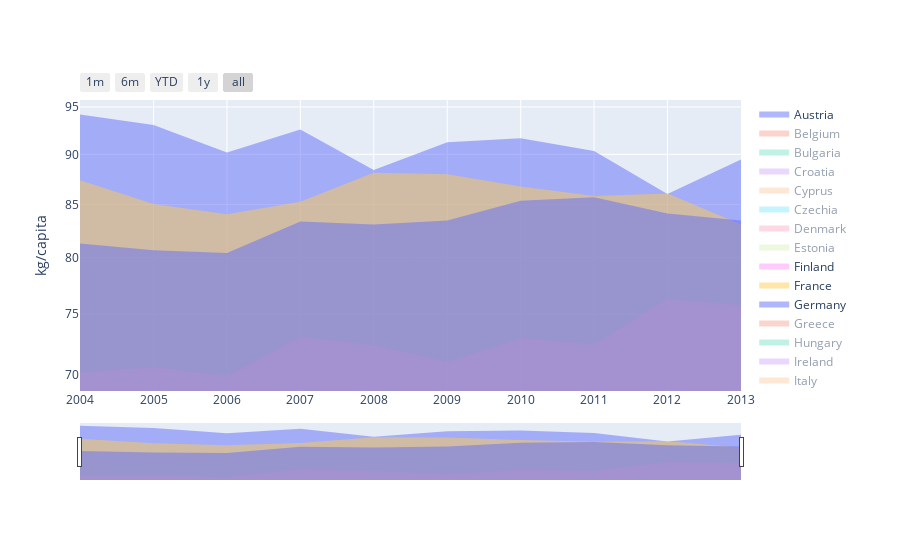

The code cell stored with this chart in its notebook:
### Code cell
fig = go.Figure()

country_to_disp = ['Austria', 'Finland','Germany', 'France']

for country in meat_consumption.Country.unique():
    if(country in country_to_disp):
        fig.add_trace(go.Scatter(
            x=meat_consumption[meat_consumption.Country == country]['Year'],
            y=meat_consumption[meat_consumption.Country == country]['value'],
            #visible = "legendonly",
            #fill='tonexty',
            fill='tozeroy',
            mode='none',
            #color='Area',
            name=country,
            #histfunc='avg',
            #nbinsx = 100,
            #marker=dict(
            #    color=random.randint(10,99999)#'#FF44'+str(random.randint(10,99)),
            #),
            #color_discrete_sequence=['indianred']
          ))
        
    else:
        fig.add_trace(go.Scatter(
            x=meat_consumption[meat_consumption.Country == country]['Year'],
            y=meat_consumption[meat_consumption.Country == country]['value'],
            visible = "legendonly",
            #fill='tonexty',
            fill='tozeroy',
            mode='none',
            #color='Area',
            name=country,
            #histfunc='avg',
            #nbinsx = 100,
            #marker=dict(
            #    color=random.randint(10,99999)#'#FF44'+str(random.randint(10,99)),
            #),
            #color_discrete_sequence=['indianred']
          ))
    
    


# Overlay both histograms
#fig.update_layout(barmode='overlay')
# Reduce opacity to see both histograms
fig.update_traces(opacity=0.1)
fig.update_layout(yaxis_type="log")

# Add range slider
fig.update_layout(
    xaxis=go.layout.XAxis(
        rangeselector=dict(
            buttons=list([
                dict(count=1,
                     label="1m",
                     step="month",
                     stepmode="backward"),
                dict(count=6,
                     label="6m",
                     step="month",
                     stepmode="backward"),
                dict(count=1,
                     label="YTD",
                     step="year",
                     stepmode="todate"),
                dict(count=1,
                     label="1y",
                     step="year",
                     stepmode="backward"),
                dict(step="all")
            ])
        ),
        rangeslider=dict(
            visible=True
        ),
        type="date"
    ), 
    yaxis_title="kg/capita",
)

#change_config(fig).show()
fig.show()

#pio.write_html(change_config(fig), file='graphe2.html', auto_open=True)

### Figure 1 — Plotly figure (JSON) as saved in the notebook; plotly's stock layout.template omitted (floating-point values rounded to 4 significant figures)
{"data": [{"fill": "tozeroy", "mode": "none", "name": "Austria", "opacity": 0.1, "type": "scatter", "x": [2004, 2005, 2006, 2007, 2008, 2009, 2010, 2011, 2012, 2013], "y": [94.18, 93.07, 90.19, 92.58, 88.41, 91.26, 91.66, 90.34, 86.02, 89.47]}, {"fill": "tozeroy", "mode": "none", "name": "Belgium", "opacity": 0.1, "type": "scatter", "visible": "legendonly", "x": [2004, 2005, 2006, 2007, 2008, 2009, 2010, 2011, 2012, 2013], "y": [76.86, 79.98, 76.94, 80.85, 66.66, 64.17, 67.55, 65.4, 70.13, 67.8]}, {"fill": "tozeroy", "mode": "none", "name": "Bulgaria", "opacity": 0.1, "type": "scatter", "visible": "legendonly", "x": [2004, 2005, 2006, 2007, 2008, 2009, 2010, 2011, 2012, 2013], "y": [49.84, 49.87, 46.97, 45.92, 49.32, 53.88, 51.92, 55.57, 55.49, 52.41]}, {"fill": "tozeroy", "mode": "none", "name": "Croatia", "opacity": 0.1, "type": "scatter", "visible": "legendonly", "x": [2004, 2005, 2006, 2007, 2008, 2009, 2010, 2011, 2012, 2013], "y": [48.41, 49.02, 57.14, 61.9, 61.87, 66.45, 60.23, 59.82, 67.93, 65.43]}, {"fill": "tozeroy", "mode": "none", "name": "Cyprus", "opacity": 0.1, "type": "scatter", "visible": "legendonly", "x": [2004, 2005, 2006, 2007, 2008, 2009, 2010, 2011, 2012, 2013], "y": [78.75, 82.65, 78.83, 79.84, 77.57, 77, 76.22, 77.38, 77.97, 73.67]}, {"fill": "tozeroy", "mode": "none", "name": "Czechia", "opacity": 0.1, "type": "scatter", "visible": "legendonly", "x": [2004, 2005, 2006, 2007, 2008, 2009, 2010, 2011, 2012, 2013], "y": [83.05, 84.12, 81.15, 80.45, 79.25, 79.19, 78.65, 76.45, 71.08, 68.75]}, {"fill": "tozeroy", "mode": "none", "name": "Denmark", "opacity": 0.1, "type": "scatter", "visible": "legendonly", "x": [2004, 2005, 2006, 2007, 2008, 2009, 2010, 2011, 2012, 2013], "y": [71.37, 91.67, 78.22, 87.61, 77.47, 65.39, 75.05, 74.55, 75.41, 81]}, {"fill": "tozeroy", "mode": "none", "name": "Estonia", "opacity": 0.1, "type": "scatter", "visible": "legendonly", "x": [2004, 2005, 2006, 2007, 2008, 2009, 2010, 2011, 2012, 2013], "y": [59.33, 57.99, 65.41, 70.13, 67.64, 68.34, 72.69, 70.08, 60.82, 58.42]}, {"fill": "tozeroy", "mode": "none", "name": "Finland", "opacity": 0.1, "type": "scatter", "x": [2004, 2005, 2006, 2007, 2008, 2009, 2010, 2011, 2012, 2013], "y": [70.16, 70.62, 69.86, 73.08, 72.4, 71.05, 72.97, 72.45, 76.31, 75.76]}, {"fill": "tozeroy", "mode": "none", "name": "France", "opacity": 0.1, "type": "scatter", "x": [2004, 2005, 2006, 2007, 2008, 2009, 2010, 2011, 2012, 2013], "y": [87.39, 85.05, 84.06, 85.27, 88.12, 87.99, 86.77, 85.83, 86.06, 83.07]}, {"fill": "tozeroy", "mode": "none", "name": "Germany", "opacity": 0.1, "type": "scatter", "x": [2004, 2005, 2006, 2007, 2008, 2009, 2010, 2011, 2012, 2013], "y": [81.31, 80.68, 80.43, 83.36, 83.07, 83.47, 85.35, 85.7, 84.13, 83.45]}, {"fill": "tozeroy", "mode": "none", "name": "Greece", "opacity": 0.1, "type": "scatter", "visible": "legendonly", "x": [2004, 2005, 2006, 2007, 2008, 2009, 2010, 2011, 2012, 2013], "y": [76.27, 79.47, 80.3, 75.01, 76.08, 77.39, 77.53, 75.92, 72.17, 72.62]}, {"fill": "tozeroy", "mode": "none", "name": "Hungary", "opacity": 0.1, "type": "scatter", "visible": "legendonly", "x": [2004, 2005, 2006, 2007, 2008, 2009, 2010, 2011, 2012, 2013], "y": [89.4, 83.31, 83.52, 82.26, 79.76, 77.7, 69.59, 72.82, 70.76, 63.78]}, {"fill": "tozeroy", "mode": "none", "name": "Ireland", "opacity": 0.1, "type": "scatter", "visible": "legendonly", "x": [2004, 2005, 2006, 2007, 2008, 2009, 2010, 2011, 2012, 2013], "y": [100.4, 99.15, 97.02, 89.71, 87.86, 85.55, 80.81, 77.39, 82.6, 85.11]}, {"fill": "tozeroy", "mode": "none", "name": "Italy", "opacity": 0.1, "type": "scatter", "visible": "legendonly", "x": [2004, 2005, 2006, 2007, 2008, 2009, 2010, 2011, 2012, 2013], "y": [80.32, 79.16, 79.54, 82.2, 80.25, 81.96, 83.79, 80.95, 80.63, 78.41]}, {"fill": "tozeroy", "mode": "none", "name": "Latvia", "opacity": 0.1, "type": "scatter", "visible": "legendonly", "x": [2004, 2005, 2006, 2007, 2008, 2009, 2010, 2011, 2012, 2013], "y": [55.25, 59.63, 60.48, 64.56, 68.26, 65.24, 64.65, 68.4, 63.73, 60.94]}, {"fill": "tozeroy", "mode": "none", "name": "Lithuania", "opacity": 0.1, "type": "scatter", "visible": "legendonly", "x": [2004, 2005, 2006, 2007, 2008, 2009, 2010, 2011, 2012, 2013], "y": [70.68, 75.6, 79.37, 84.16, 84.43, 76.71, 73.41, 72.27, 73.65, 77.24]}, {"fill": "tozeroy", "mode": "none", "name": "Luxembourg", "opacity": 0.1, "type": "scatter", "visible": "legendonly", "x": [2004, 2005, 2006, 2007, 2008, 2009, 2010, 2011, 2012, 2013], "y": [100.9, 100.7, 98.31, 97.11, 101.6, 94.96, 96.74, 96.9, 94.95, 96.5]}, {"fill": "tozeroy", "mode": "none", "name": "Malta", "opacity": 0.1, "type": "scatter", "visible": "legendonly", "x": [2004, 2005, 2006, 2007, 2008, 2009, 2010, 2011, 2012, 2013], "y": [79.34, 77.21, 78.12, 86, 80.02, 79.06, 77.91, 78.78, 77.25, 81.05]}, {"fill": "tozeroy", "mode": "none", "name": "Netherlands", "opacity": 0.1, "type": "scatter", "visible": "legendonly", "x": [2004, 2005, 2006, 2007, 2008, 2009, 2010, 2011, 2012, 2013], "y": [77.55, 75.78, 72.61, 69.38, 81.1, 77.37, 69.89, 62.3, 79.96, 78.87]}, {"fill": "tozeroy", "mode": "none", "name": "Poland", "opacity": 0.1, "type": "scatter", "visible": "legendonly", "x": [2004, 2005, 2006, 2007, 2008, 2009, 2010, 2011, 2012, 2013], "y": [72.99, 72.75, 75.86, 75.3, 73.5, 74.37, 74.55, 76.16, 75.23, 75.94]}, {"fill": "tozeroy", "mode": "none", "name": "Portugal", "opacity": 0.1, "type": "scatter", "visible": "legendonly", "x": [2004, 2005, 2006, 2007, 2008, 2009, 2010, 2011, 2012, 2013], "y": [83.08, 83.86, 86.29, 92.9, 91.73, 92.47, 92.06, 88.9, 86.7, 86.88]}, {"fill": "tozeroy", "mode": "none", "name": "Romania", "opacity": 0.1, "type": "scatter", "visible": "legendonly", "x": [2004, 2005, 2006, 2007, 2008, 2009, 2010, 2011, 2012, 2013], "y": [52.6, 61.89, 61.07, 60.31, 60.57, 64.81, 56.96, 52.95, 53.03, 48.88]}, {"fill": "tozeroy", "mode": "none", "name": "Slovakia", "opacity": 0.1, "type": "scatter", "visible": "legendonly", "x": [2004, 2005, 2006, 2007, 2008, 2009, 2010, 2011, 2012, 2013], "y": [61.11, 64.74, 60.8, 58.37, 59.47, 58.8, 56.81, 58.21, 47.65, 52.26]}, {"fill": "tozeroy", "mode": "none", "name": "Slovenia", "opacity": 0.1, "type": "scatter", "visible": "legendonly", "x": [2004, 2005, 2006, 2007, 2008, 2009, 2010, 2011, 2012, 2013], "y": [88.94, 91.08, 86.57, 83.68, 87.81, 87.02, 85.31, 81.15, 77.82, 70.87]}, {"fill": "tozeroy", "mode": "none", "name": "Spain", "opacity": 0.1, "type": "scatter", "visible": "legendonly", "x": [2004, 2005, 2006, 2007, 2008, 2009, 2010, 2011, 2012, 2013], "y": [106.1, 105.8, 105.0, 108.3, 100.0, 95.17, 93.58, 93.71, 93.54, 91.86]}, {"fill": "tozeroy", "mode": "none", "name": "Sweden", "opacity": 0.1, "type": "scatter", "visible": "legendonly", "x": [2004, 2005, 2006, 2007, 2008, 2009, 2010, 2011, 2012, 2013], "y": [74.9, 75.35, 75.17, 76.58, 77.33, 76.31, 78.43, 79.19, 77.06, 79.63]}, {"fill": "tozeroy", "mode": "none", "name": "United Kingdom", "opacity": 0.1, "type": "scatter", "visible": "legendonly", "x": [2004, 2005, 2006, 2007, 2008, 2009, 2010, 2011, 2012, 2013], "y": [84.56, 83.16, 85.3, 84.46, 80.92, 79.99, 80.24, 80.94, 81.14, 79.95]}], "layout": {"xaxis": {"rangeselector": {"buttons": [{"count": 1, "label": "1m", "step": "month", "stepmode": "backward"}, {"count": 6, "label": "6m", "step": "month", "stepmode": "backward"}, {"count": 1, "label": "YTD", "step": "year", "stepmode": "todate"}, {"count": 1, "label": "1y", "step": "year", "stepmode": "backward"}, {"step": "all"}]}, "rangeslider": {"visible": true}, "type": "date"}, "yaxis": {"title": {"text": "kg/capita"}, "type": "log"}}}
